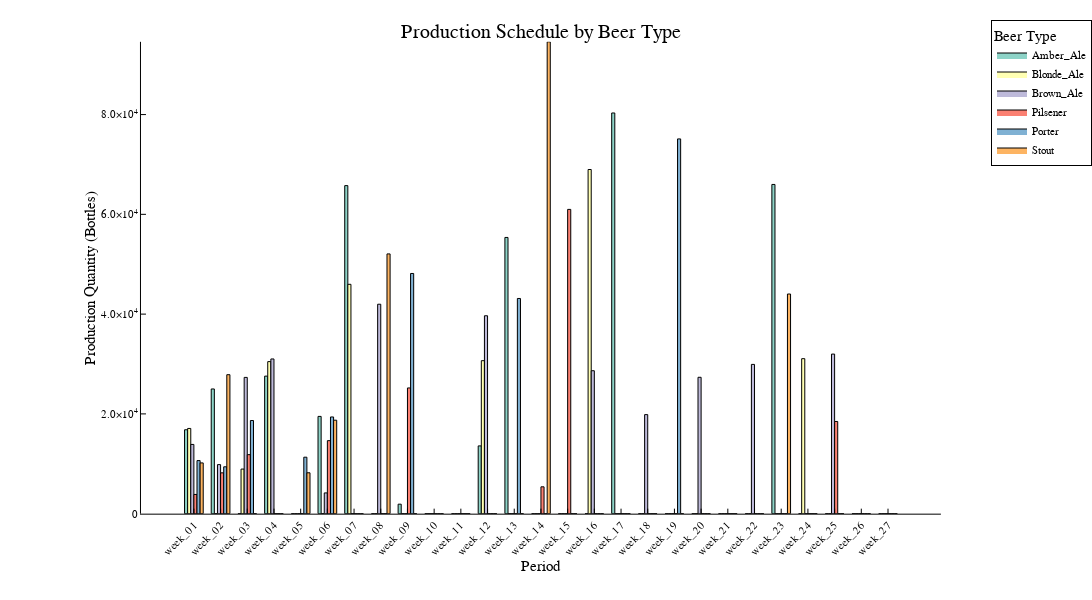

Write notebook code for a chart like this one.
### Markdown cell above
Again, the objective value should be higher, because the solution space
is smaller. You can check the plots for the production and warehouse
stock to verify whether the production is zero in the maintenance
periods.

### Code cell
productionResults = create_production_results()
p = create_production_plot(productionResults)
